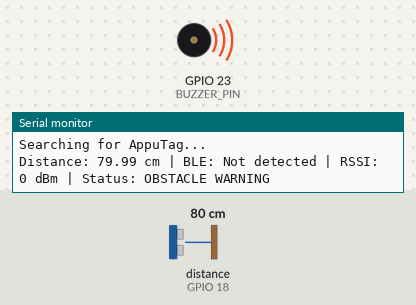
This sketch was run on a simulated ESP32. On the bench: buzzer (waves = sounding, pin HIGH), the last lines printed to the serial monitor. Wiring (inferred from the names in the program): ultrasonic range finder: trigger GPIO 5; echo GPIO 18. The test bench sets the inputs (shaded band); at power-on: distance to the obstacle (sensor on GPIO 18) 80 cm. The echo pulse lasts 58.3 µs per cm; nothing arrives over Bluetooth unless stated; pins used as bus, display or sensor lines are not drawn.

Above: at 0.87 s.
1.3 s: distance to the obstacle (sensor on GPIO 18) set to 54 cm
4.3 s: distance to the obstacle (sensor on GPIO 18) set to 48 cm
At 4.3 s:
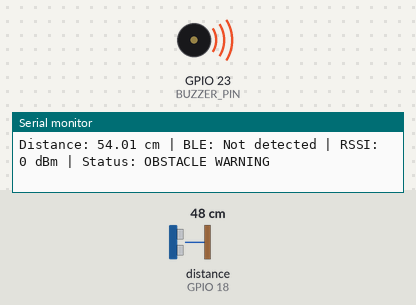
6.5 s: distance to the obstacle (sensor on GPIO 18) set to 60 cm
At 9.4 s:
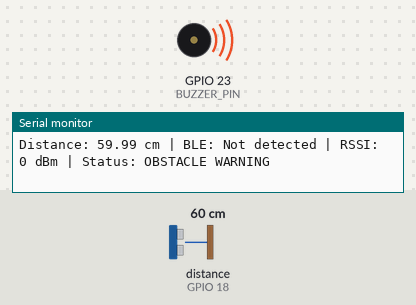
9.5 s: distance to the obstacle (sensor on GPIO 18) set to 2 cm
At 10.5 s:
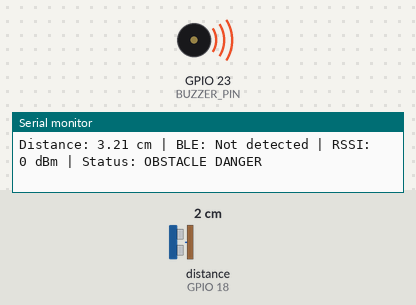
Timing chart, 0 to 12.0 s (numbered marks = the images above; inputs shaded):
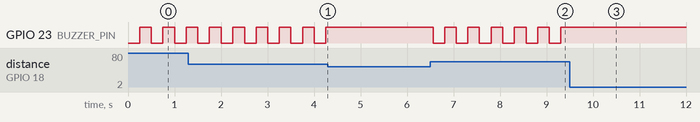

The sketch:

ESP32_Bluetooth_Proximity.ino
```cpp
#include <WiFi.h>
#include <WebServer.h>
#include <BLEDevice.h>
#include <BLEScan.h>
#include <BLEAdvertisedDevice.h>
#include <string>

// ================ PIN CONNECTIONS =================
#define TRIG_PIN   5
#define ECHO_PIN   18
#define BUZZER_PIN 23

// ================ WIFI ACCESS POINT ================
const char* WIFI_NAME = "Vehicle_Proximity";
const char* WIFI_PASS = "12345678";

// Must match the BLE advertising name
const char* TARGET_NAME = "AppuTag";

// ================ ALERT THRESHOLDS =================
const float WARNING_DISTANCE = 100.0;
const float DANGER_DISTANCE  = 50.0;

// ================ OBJECTS ==========================
WebServer server(80);
BLEScan* scanner = nullptr;

// ================ SHARED VARIABLES ================
volatile bool foundThisScan = false;
volatile bool bleDetected = false;
volatile int rssiValue = 0;

float distanceCM = -1.0;
float filteredDistance = -1.0;

String systemStatus = "WAITING FOR BLE";

unsigned long lastUltrasonicTime = 0;
unsigned long lastBleScanTime = 0;
unsigned long lastValidEchoTime = 0;
unsigned long lastPrintTime = 0;
unsigned long lastBuzzerToggle = 0;

bool buzzerState = false;
bool scanStarted = false;

const unsigned long ULTRASONIC_INTERVAL = 60;
const unsigned long BLE_SCAN_INTERVAL = 1500;
const unsigned long ECHO_TIMEOUT_MS = 250;

// ================ BLE CALLBACK =====================
class DeviceCallback : public BLEAdvertisedDeviceCallbacks {
  void onResult(BLEAdvertisedDevice device) override {
    if (device.haveName() &&
        device.getName() == std::string(TARGET_NAME)) {

      foundThisScan = true;
      rssiValue = device.getRSSI();

      Serial.printf("BLE found: %s | RSSI: %d dBm\n",
                    TARGET_NAME, (int)rssiValue);
    }
  }
};

// Called when the asynchronous BLE scan finishes
void scanComplete(BLEScanResults results) {
  bleDetected = foundThisScan;
  scanStarted = false;
}

// ================ ULTRASONIC SENSOR ================
float measureDistance() {
  digitalWrite(TRIG_PIN, LOW);
  delayMicroseconds(2);

  digitalWrite(TRIG_PIN, HIGH);
  delayMicroseconds(10);
  digitalWrite(TRIG_PIN, LOW);

  unsigned long duration = pulseIn(ECHO_PIN, HIGH, 25000UL);

  if (duration == 0) {
    return -1.0;
  }

  float cm = duration * 0.0343f / 2.0f;

  if (cm < 2.0 || cm > 400.0) {
    return -1.0;
  }

  return cm;
}

// ================ WEB DASHBOARD ====================
const char dashboard[] PROGMEM = R"HTML(
<!DOCTYPE html>
<html>
<head>
<meta name="viewport" content="width=device-width, initial-scale=1">
<meta charset="UTF-8">
<title>Vehicle Proximity Alert</title>

<style>
body {
  background: #111827;
  color: white;
  font-family: Arial, sans-serif;
  text-align: center;
  padding: 15px;
}
.container {
  max-width: 500px;
  margin: auto;
}
.card {
  background: #1f2937;
  border-radius: 14px;
  padding: 18px;
  margin: 14px 0;
}
.label {
  color: #cbd5e1;
  font-size: 15px;
}
.value {
  font-size: 27px;
  font-weight: bold;
  margin-top: 10px;
  overflow-wrap: anywhere;
}
.small {
  color: #94a3b8;
  font-size: 12px;
}
</style>
</head>

<body>
<div class="container">
<h2>Bluetooth Vehicle Proximity Alert</h2>
<p>ESP32 Live Monitoring</p>

<div class="card">
  <div class="label">Ultrasonic Distance</div>
  <div class="value" id="distance">--</div>
</div>

<div class="card">
  <div class="label">BLE Device</div>
  <div class="value" id="ble">Searching...</div>
</div>

<div class="card">
  <div class="label">Received Signal Strength</div>
  <div class="value" id="rssi">--</div>
</div>

<div class="card">
  <div class="label">System Status</div>
  <div class="value" id="status">Starting</div>
</div>

<p class="small">ESP32 local Wi-Fi dashboard</p>

<script>
async function refreshDashboard() {
  try {
    const response = await fetch('/data?_=' + Date.now(), {
      cache: 'no-store'
    });

    if (!response.ok) throw new Error('Network error');

    const data = await response.json();

    document.getElementById('distance').textContent =
      data.distance < 0 ? 'No echo' : data.distance + ' cm';

    document.getElementById('ble').textContent = data.ble;

    document.getElementById('rssi').textContent =
      data.ble === 'Detected' ? data.rssi + ' dBm' : '--';

    const status = document.getElementById('status');
    status.textContent = data.status;

    status.style.color =
      data.status.includes('DANGER') ? '#ff4d4d' :
      data.status.includes('WARNING') ? '#ffd43b' :
      data.status === 'SAFE' ? '#4ade80' : '#ffffff';

  } catch (error) {
    document.getElementById('status').textContent =
      'Connecting...';
  }
}

setInterval(refreshDashboard, 300);
refreshDashboard();
</script>
</div>
</body>
</html>
)HTML";

// ================ WEB HANDLERS =====================
void handleRoot() {
  server.send_P(200, "text/html", dashboard);
}

void handleData() {
  String json = "{";

  json += "\"distance\":" + String(distanceCM, 1) + ",";
  json += "\"ble\":\"";
  json += (bleDetected ? "Detected" : "Not detected");
  json += "\",";
  json += "\"rssi\":" + String((int)rssiValue) + ",";
  json += "\"status\":\"" + systemStatus + "\"";

  json += "}";

  server.sendHeader("Cache-Control", "no-store");
  server.send(200, "application/json", json);
}

// ================ SETUP ============================
void setup() {
  Serial.begin(115200);

  pinMode(TRIG_PIN, OUTPUT);
  pinMode(ECHO_PIN, INPUT);
  pinMode(BUZZER_PIN, OUTPUT);

  digitalWrite(TRIG_PIN, LOW);
  digitalWrite(BUZZER_PIN, LOW);

  // Start Wi-Fi access point
  WiFi.mode(WIFI_AP);
  WiFi.setSleep(false);
  WiFi.softAP(WIFI_NAME, WIFI_PASS);

  Serial.println();
  Serial.println("Vehicle Proximity Alert");
  Serial.print("Wi-Fi name: ");
  Serial.println(WIFI_NAME);
  Serial.print("Dashboard: http://");
  Serial.println(WiFi.softAPIP());

  // Initialize BLE
  BLEDevice::init("");

  scanner = BLEDevice::getScan();
  scanner->setAdvertisedDeviceCallbacks(
    new DeviceCallback(), false
  );

  scanner->setActiveScan(true);
  scanner->setInterval(100);
  scanner->setWindow(99);

  // Start web server
  server.on("/", handleRoot);
  server.on("/data", handleData);
  server.begin();

  Serial.println("Dashboard started");
  Serial.println("Searching for AppuTag...");
}

// ================ MAIN LOOP ========================
void loop() {
  server.handleClient();

  unsigned long now = millis();

  // Start a BLE scan without waiting for it to finish
  if (!scanStarted &&
      now - lastBleScanTime >= BLE_SCAN_INTERVAL) {

    lastBleScanTime = now;
    foundThisScan = false;
    scanStarted = true;

    bool started = scanner->start(1, scanComplete, false);

    if (!started) {
      scanStarted = false;
    }
  }

  // Read the ultrasonic sensor regularly
  if (now - lastUltrasonicTime >= ULTRASONIC_INTERVAL) {
    lastUltrasonicTime = now;

    float reading = measureDistance();

    if (reading > 0) {
      lastValidEchoTime = millis();

      if (filteredDistance < 0) {
        filteredDistance = reading;
      } else {
        // Smooth fluctuations while retaining responsiveness
        filteredDistance =
          0.65f * filteredDistance + 0.35f * reading;
      }

      distanceCM = filteredDistance;
    } else if (millis() - lastValidEchoTime > ECHO_TIMEOUT_MS) {
      distanceCM = -1.0;
      filteredDistance = -1.0;
    }
  }

  // Determine status independently of BLE availability
  if (distanceCM > 0 && distanceCM <= DANGER_DISTANCE) {
    systemStatus = bleDetected ? "DANGER" : "OBSTACLE DANGER";
  } else if (distanceCM > DANGER_DISTANCE &&
             distanceCM <= WARNING_DISTANCE) {
    systemStatus = bleDetected ? "WARNING" : "OBSTACLE WARNING";
  } else if (distanceCM < 0) {
    systemStatus = "SENSOR ERROR";
  } else if (bleDetected) {
    systemStatus = "SAFE";
  } else {
    systemStatus = "WAITING FOR BLE";
  }

  // Active buzzer: danger = continuous sound
  // Warning = intermittent sound
  if (distanceCM > 0 && distanceCM <= DANGER_DISTANCE) {
    buzzerState = true;
    digitalWrite(BUZZER_PIN, HIGH);
  } else if (distanceCM > DANGER_DISTANCE &&
             distanceCM <= WARNING_DISTANCE) {

    if (now - lastBuzzerToggle >= 250) {
      lastBuzzerToggle = now;
      buzzerState = !buzzerState;
      digitalWrite(BUZZER_PIN, buzzerState ? HIGH : LOW);
    }

  } else {
    buzzerState = false;
    digitalWrite(BUZZER_PIN, LOW);
  }

  // Keep serial output readable
  if (now - lastPrintTime >= 500) {
    lastPrintTime = now;

    Serial.print("Distance: ");
    Serial.print(distanceCM);
    Serial.print(" cm | BLE: ");
    Serial.print(bleDetected ? "Detected" : "Not detected");
    Serial.print(" | RSSI: ");
    Serial.print((int)rssiValue);
    Serial.print(" dBm | Status: ");
    Serial.println(systemStatus);
  }

  server.handleClient();
}
```

Measured:
- the behaviour switches between 51 and 50 cm on distance to the obstacle (sensor on GPIO 18) (found by bisection; images 0 and 1)
- after the input at 4.3 s, GPIO 23 (BUZZER_PIN): stops changing and stays HIGH
- after the input at 6.5 s, GPIO 23 (BUZZER_PIN): alternates HIGH for 0.25 s and LOW for 0.25 s, starting after 0.06 s
- after the input at 9.5 s, GPIO 23 (BUZZER_PIN): stops changing and stays HIGH
- by itself, GPIO 23 (BUZZER_PIN): alternates HIGH for 0.25 s and LOW for 0.25 s
